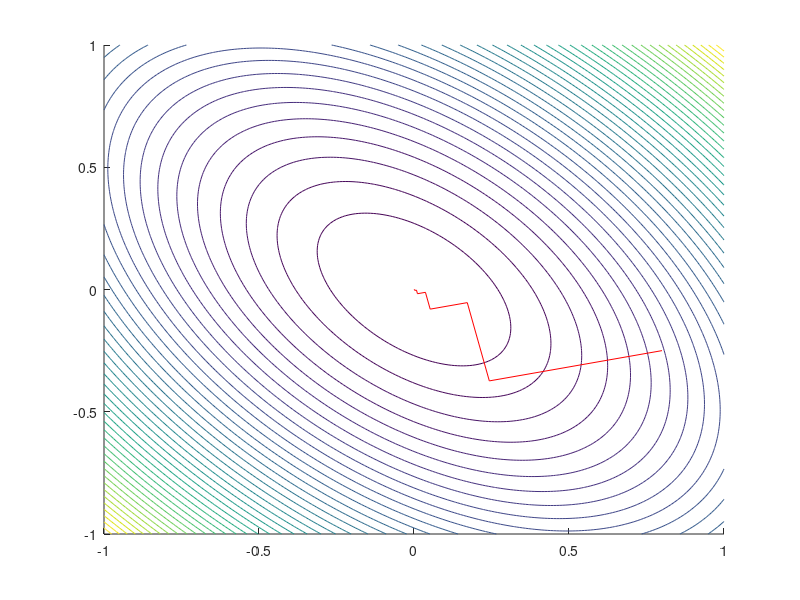

Here is the MATLAB script that generated this plot:
%%%%%%%%%%%%%%%%%%%%%%%%%%%%%%%%%%%%%%%%%%%%%%%%%%%%%%%%%%%%%%%%%%%%%%%%%%%
% Exercise 3.8.3 [1]
% popt2.m
% Descends to the minimum of a function from a given starting point.
%Author: Antonio Peters
%%%%%%%%%%%%%%%%%%%%%%%%%%%%%%%%%%%%%%%%%%%%%%%%%%%%%%%%%%%%%%%%%%%%%%%%%%%
%Get starting point
while true
	P	= input('Starting Points:');
	if length(P) ~= 2
		P 	= [	.8,  -.25];
    end
    
    if P(1) <= 1 && P(1) >= -1 && P(2) >= -1 && P(2) <= 1
		break
	else
		fprintf('Invalid input, please try again \n');
	end
end

%set x1 and x2
x1  = P(1);
x2  = P(2);

%surface function to be minimised
f   =@(x1,x2)   x1.^2 + x1.*x2 + x2.^2;

%gradient function
gradf   =@(x1,x2)   [ 2*x1 + x2,  x1 + 2*x2];

%Hessian Matrix
hessf   =   [   2,  1;
                1,  2];
%search direction
vf  =@(x1,x2)  -gradf(x1,x2)'; 
            
%direction distance
alphaf  =@(x1,x2)   -(gradf(x1,x2)*vf(x1,x2))/(vf(x1,x2)'*hessf*vf(x1,x2));

%generate error
E = f(x1, x2);

itter = 0; %loop emergency break
while   E(end) > 0 && itter < 100
    delta   = alphaf(x1(end),x2(end))*vf(x1(end),x2(end));
    x1  = [ x1, x1(end)+delta(1)]; 
    x2  = [ x2, x2(end)+delta(2)]; 
    E   = [ E   f(x1(end),x2(end))];
    itter   = itter + 1;
end

%plot contour
hold on
[x, y]   = meshgrid(-1:.01:1);
contour(x,y,f(x,y),40);
plot(x1,x2,'r');
hold off
%%%%%%%%%%%%%%%%%%%%%%%%%%%%%%%%%%%%%%%%%%%%%%%%%%%%%%%%%%%%%%%%%%%%%%%%%%%